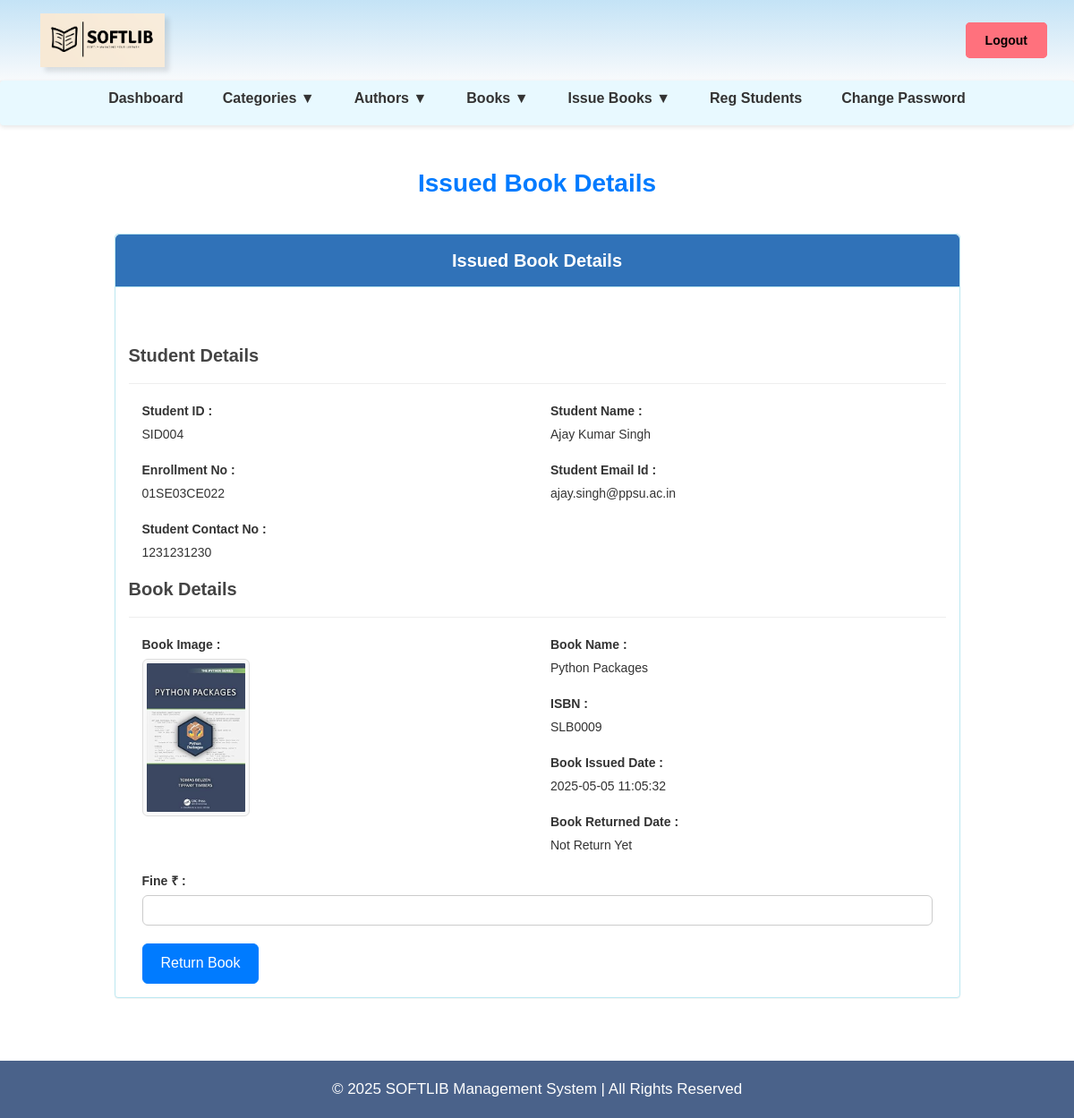
Screenshot of /admin/update-issue-bookdeails.php?rid=21 (signed in) with the database file from the repository.
### tables this page shows
CREATE TABLE `tblissuedbookdetails` (
  `id` int(11) NOT NULL,
  `BookId` int(11) DEFAULT NULL,
  `StudentID` varchar(150) DEFAULT NULL,
  `IssuesDate` timestamp NULL DEFAULT current_timestamp(),
  `ReturnDate` timestamp NULL DEFAULT NULL ON UPDATE current_timestamp(),
  `RetrunStatus` int(1) DEFAULT NULL,
  `fine` int(11) DEFAULT NULL,
  `remark` mediumtext NOT NULL
);

CREATE TABLE `tblstudents` (
  `id` int(11) NOT NULL,
  `StudentId` varchar(100) DEFAULT NULL,
  `EnrollmentNo` varchar(20) DEFAULT NULL,
  `FullName` varchar(120) DEFAULT NULL,
  `EmailId` varchar(120) DEFAULT NULL,
  `MobileNumber` char(11) DEFAULT NULL,
  `Password` varchar(120) DEFAULT NULL,
  `Status` int(1) DEFAULT NULL,
  `RegDate` timestamp NULL DEFAULT current_timestamp(),
  `UpdationDate` timestamp NULL DEFAULT NULL ON UPDATE current_timestamp()
);

CREATE TABLE `tblbooks` (
  `id` int(11) NOT NULL,
  `BookName` varchar(255) DEFAULT NULL,
  `CatId` int(11) DEFAULT NULL,
  `AuthorId` int(11) DEFAULT NULL,
  `ISBNNumber` varchar(25) DEFAULT NULL,
  `BookPrice` decimal(10,2) DEFAULT NULL,
  `bookImage` varchar(250) NOT NULL,
  `isIssued` int(1) DEFAULT NULL,
  `RegDate` timestamp NULL DEFAULT current_timestamp(),
  `UpdationDate` timestamp NULL DEFAULT NULL ON UPDATE current_timestamp(),
  `bookQty` int(11) DEFAULT NULL
);

### admin/update-issue-bookdeails.php (the view, shortened to what this page needs)
<?php
include('includes/config.php');
if(strlen($_SESSION['alogin'])==0) {
    header('location:index.php');
} else {
?>
<!DOCTYPE html>
<html>
<head>
    <link href="assets/css/bootstrap.css" rel="stylesheet" />
    <link href="assets/css/font-awesome.css" rel="stylesheet" />
    <link href="assets/css/style.css" rel="stylesheet" />
</head>
<body>
    <?php include('includes/header.php'); ?>
    <div class="content-wrapper">
        <div class="container">
            <div class="row pad-botm">
                <div class="col-md-12">
                    <h4 class="header-line">Issued Book Details</h4>
                </div>
            </div>
            <div class="row">
                <div class="col-md-10 col-sm-6 col-xs-12 col-md-offset-1">
                    <div class="panel panel-info">
                        <div class="panel-heading">Issued Book Details</div>
                        <div class="panel-body">
                            <form role="form" method="post">
                                <?php
                                $rid = intval($_GET['rid']);
                                $sql = "SELECT tblstudents.StudentId, tblstudents.FullName, tblstudents.EmailId, tblstudents.MobileNumber,
                                        tblstudents.EnrollmentNo,
                                        tblbooks.BookName, tblbooks.ISBNNumber, tblissuedbookdetails.IssuesDate,
                                        tblissuedbookdetails.ReturnDate, tblissuedbookdetails.id as rid, tblissuedbookdetails.fine,
                                        tblissuedbookdetails.RetrunStatus, tblbooks.id as bid, tblbooks.bookImage
                                        FROM tblissuedbookdetails
                                        JOIN tblstudents ON tblstudents.StudentId = tblissuedbookdetails.StudentId
                                        JOIN tblbooks ON tblbooks.id = tblissuedbookdetails.BookId
                                        WHERE tblissuedbookdetails.id = :rid";
                                $query = $dbh->prepare($sql);
                                $query->bindParam(':rid', $rid, PDO::PARAM_STR);
                                $query->execute();
                                $results = $query->fetchAll(PDO::FETCH_OBJ);
                                if ($query->rowCount() > 0) {
                                    foreach ($results as $result) { ?>
                                        <h4>Student Details</h4>
                                        <hr />
                                        <div class="col-md-6">
                                            <div class="form-group">
                                                <label>Student ID :</label>
                                                <?php echo htmlentities($result->StudentId); ?>
                                            </div>
                                        </div>
                                        <div class="col-md-6">
                                            <div class="form-group">
                                                <label>Student Name :</label>
                                                <?php echo htmlentities($result->FullName); ?>
                                            </div>
                                        </div>
                                        <div class="col-md-6">
                                                <div class="form-group">
                                                    <label>Enrollment No :</label>
                                                    <?php echo htmlentities($result->EnrollmentNo); ?>
                                                </div>
                                        </div>
                                        <div class="col-md-6">
                                            <div class="form-group">
                                                <label>Student Email Id :</label>
                                                <?php echo htmlentities($result->EmailId); ?>
                                            </div>
                                        </div>
                                        <div class="col-md-6">
                                            <div class="form-group">
                                                <label>Student Contact No :</label>
                                                <?php echo htmlentities($result->MobileNumber); ?>
                                            </div>
                                        </div>
                                        <div class="col-md-6">
                                                <div class="form-group">
                                                    <label><br/></label>
                                                    <label><br/></label>
                                                </div>
                                        </div>
                                        <h4>Book Details</h4>
                                        <hr />
                                        <div class="col-md-6">
                                            <div class="form-group">
                                                <label>Book Image :</label>
                                                <img src="bookimg/<?php echo htmlentities($result->bookImage); ?>" width="120">
                                            </div>
                                        </div>
                                        <div class="col-md-6">
                                            <div class="form-group">
                                                <label>Book Name :</label>
                                                <?php echo htmlentities($result->BookName); ?>
                                            </div>
                                        </div>
                                        <div class="col-md-6">
                                            <div class="form-group">
                                                <label>ISBN :</label>
                                                <?php echo htmlentities($result->ISBNNumber); ?>
                                            </div>
                                        </div>
                                        <div class="col-md-6">
                                            <div class="form-group">
                                                <label>Book Issued Date :</label>
                                                <?php echo htmlentities($result->IssuesDate); ?>
                                            </div>
                                        </div>
                                        <div class="col-md-6">
                                            <div class="form-group">
                                                <label>Book Returned Date :</label>
                                                <?php echo $result->ReturnDate ? htmlentities($result->ReturnDate) : 'Not Return Yet'; ?>
                                            </div>
                                        </div>
                                        <div class="col-md-12">
                                            <div class="form-group">
                                                <label>Fine ₹ :</label>
                                                <?php if ($result->fine == "") { ?>
                                                    <input class="form-control" type="text" name="fine" id="fine" required />
                                                <?php } else {
                                                    echo htmlentities($result->fine);
                                                } ?>
                                            </div>
                                        </div>
                                        <?php if ($result->RetrunStatus == 0) { ?>
                                            <div class="col-md-12">
                                                <button type="submit" name="return" id="submit" class="btn btn-info">Return Book</button>
                                            </div>
                                        <?php }
                                    }
                                } ?>
                            </form>
                        </div>
                    </div>
                </div>
            </div>
        </div>
    </div>
    <?php include('includes/footer.php'); ?>
</body>
</html>
<?php } ?>

### admin/update-issue-bookdeails.php (style rules this page uses)
.header-line { text-align: center; font-weight: 700; font-size: 28px; margin-bottom: 40px; color: #007bff; border-bottom: none; }
.panel-heading { text-align: center; font-size: 20px; font-weight: bold; background-color: rgba(3, 83, 169, 0.82) !important; color: white !important; padding: 15px 10px; border-radius: 5px 5px 0 0; margin-bottom: 20px; }
.form-group { margin-bottom: 20px; }
.form-group label { font-weight: 600; color: #333; display: block; margin-bottom: 6px; }
.form-control { border-radius: 6px; padding: 10px; font-size: 15px; border: 1px solid #ccc; box-shadow: none; transition: all 0.3s ease-in-out; }
.btn-info { background-color: #007bff; border-color: #007bff; font-size: 16px; padding: 10px 20px; border-radius: 6px; transition: 0.3s ease-in-out; }
.form-group img { border: 1px solid #ddd; border-radius: 6px; padding: 4px; background-color: #f9f9f9; }
h4 { font-size: 20px; font-weight: 600; color: #444; margin-top: 30px; }

### admin/includes/header.php (style rules this page uses)
body { font-family: 'Arial', sans-serif; margin: 0; padding: 0; }

### rows the page displays
tblissuedbookdetails: tblstudents.StudentId "SID004", tblstudents.FullName "Ajay Kumar Singh", tblstudents.EnrollmentNo "01SE03CE022", tblstudents.EmailId "ajay.singh@ppsu.ac.in", tblstudents.MobileNumber "1231231230", BookId.bookImage (picture), BookId.BookName "Python Packages", BookId.ISBNNumber "SLB0009", IssuesDate "2025-05-05 11:05:32", shows "Not Return Yet", shows "Return Book"
